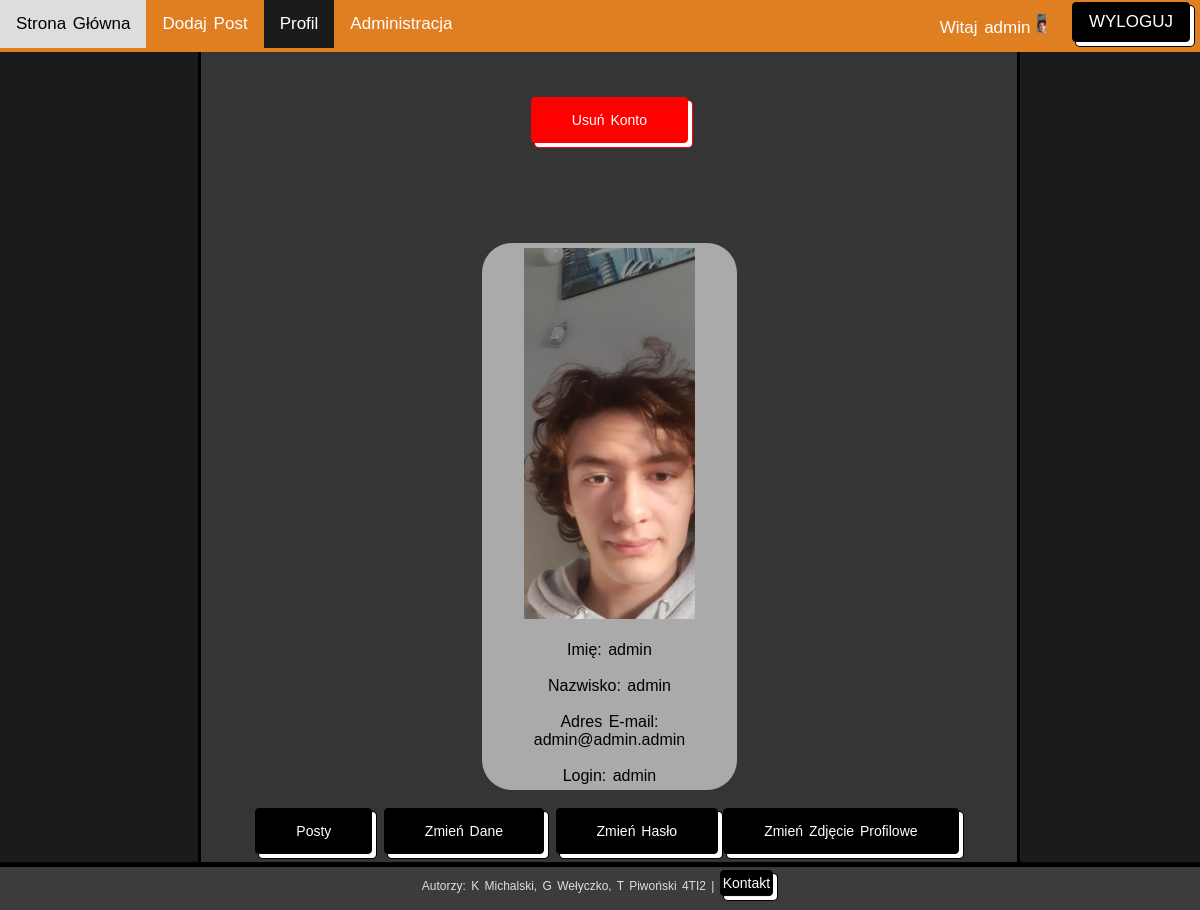
Page /profil.php?user=admin (signed in) on the committed database.
### tables this page shows
CREATE TABLE `loginy` (
  `id_uzytkownika` int NOT NULL,
  `imie` text NOT NULL,
  `nazwisko` text NOT NULL,
  `login` text NOT NULL,
  `haslo` text NOT NULL,
  `email` text NOT NULL,
  `profilowe` text NOT NULL
);

### profil.php (the view, shortened to what this page needs)
<!DOCTYPE html>
<html lang="pl">
<head>
    <link rel="stylesheet" href="style.css">
</head>
<body>
    <div class="topnav">
        <a href="main.php">Strona Główna</a>
        <?php
        echo "<a href='add_post.php?user=" . $_SESSION['logged_user'] . "'>Dodaj Post</a>";
        echo "<a class='active' href='profil.php?user=" . $_SESSION['logged_user'] . "'>Profil</a>";
        if ($_SESSION['logged_user'] == "admin") {
            echo "<a href='admin_site.php'>Administracja</a>";
        }
        ?>
        <a class="user_info, button-logout" style="float:right;margin-right:10px;" class="button-logout" href="logout.php">WYLOGUJ</a>
        <?php session_start();
        include "connect.php";
        $polaczenie = mysqli_connect($serwer, $user, $password, $basename) or die("spróbuj później");
        mysqli_query($polaczenie, "SET CHARACTER SET utf8;");
        echo "<a class='user_info' style='float:right;' href='profil.php?user=" . $_SESSION['logged_user'] . "'>";
        $login = $_SESSION['logged_user'];
        $zapytanie = "SELECT * FROM loginy WHERE `login` = '$login';";
        $kwr = mysqli_query($polaczenie, $zapytanie);
        $profilowe = mysqli_fetch_array($kwr);
        echo "Witaj $_SESSION[logged_user] <img style='height:19px;' src='profiles_pictures/$_SESSION[logged_user]/$profilowe[profilowe]'></a>"; ?>
    </div>
    <div class="wyp2">
    </div>
    <main class="main">
        <div class="left_banner">
        </div>
        <div class="middle_banner">
            <center>
                <?php
                include "connect.php";
                $polaczenie = mysqli_connect($serwer, $user, $password, $basename) or die("spróbuj później");
                $user = $_GET['user'];
                mysqli_query($polaczenie, "SET CHARACTER SET utf8;");
                $zapytanie = "SELECT * FROM `loginy` WHERE `login`='$user';";
                $wynik = mysqli_query($polaczenie, $zapytanie);
                while ($info = mysqli_fetch_assoc($wynik)) {
                    echo "<a style='margin:auto;margin-top:5%;' class='button-del' href='del_user.php?login=" . $info['login'] . "'>Usuń Konto</a>";
                    echo "<div class='display_profile_info'><img style='max-height:700px;width:70%;' src='profiles_pictures/$info[login]/$info[profilowe]'><br><br>";
                    echo "Imię: " . $info['imie'] . "<br><br>Nazwisko: " . $info['nazwisko'] . "<br><br>Adres E-mail:<br>" . $info['email'] . "<br><br>Login: " . $info['login'] . "</div><br>";
                    echo "<a class='button-50' href='user_posts.php?id=" . $info['id_uzytkownika'] . "'>Posty</a> ";
                    echo "<a style='color:white;' class='button-50' href='edit_user.php?id=" . $info['id_uzytkownika'] . "'>Zmień Dane</a> ";
                    echo "<a style='color:white;' class='button-50' href='change_password.php?id=" . $info['id_uzytkownika'] . "'>Zmień Hasło</a>";
                    echo "<a style='color:white;' class='button-50' href='change_profile_picture.php?id=" . $info['id_uzytkownika'] . "'>Zmień Zdjęcie Profilowe</a>";
                }
                ?>
            </center>
        </div>
    </main>
    <div class="wyp1">
    </div>
    <div class="footer">
        <center>
            <?php
            include 'footer.php';
            echo "$footer";
            ?>
        </center>
    </div>
</body>
</html>

### style.css (style rules this page uses)
body { background-color: rgb(27, 27, 27); font-family: "Arial Black", Gadget, sans-serif; font-size: 16px; word-spacing: 2px; color: #000000; margin: 0%; }
.button-50 { background-color: black; border: 1px solid #000; border-radius: 4px; box-shadow: #fff 4px 4px 0 0, #000 4px 4px 0 1px; box-sizing: border-box; color: #fff; cursor: pointer; display: inline-block; font-family: ITCAvantGardeStd-Bk, Arial, sans-serif; font-size: 14px; line-height: 20px; margin: 0 5px 10px 0; overflow: visible; padding: 12px 40px; text-align: center; touch-action: manipulation; vertical-align: middle; white-space: nowrap; text-decoration: none }
.button-logout { background-color: black; border: 1px solid #000; border-radius: 4px; box-shadow: #fff 4px 4px 0 0, #000 4px 4px 0 1px; box-sizing: border-box; color: #fff; cursor: pointer; font-family: ITCAvantGardeStd-Bk, Arial, sans-serif; font-size: 9px; line-height: 10px; overflow: visible; margin-top: 0.2%; text-align: center; touch-action: manipulation; vertical-align: middle; white-space: nowrap; float: right; text-decoration: none }
.button-del { background-color: rgb(255, 0, 0); border: 1px solid rgb(255, 0, 0); border-radius: 4px; box-shadow: #fff 4px 4px 0 0, rgb(255, 0, 0) 4px 4px 0 1px; box-sizing: border-box; color: #fff; cursor: pointer; display: inline-block; font-family: ITCAvantGardeStd-Bk, Arial, sans-serif; font-size: 14px; line-height: 20px; margin: 0 5px 10px 0; overflow: visible; padding: 12px 40px; text-align: center; touch-action: manipulation; vertical-align: middle; white-space: nowrap; text-decoration: none }
.topnav { background-color: rgb(224, 126, 34); overflow: hidden; width: 100%; position: fixed; top: 0; }
.topnav a { float: left; color: white; text-align: center; padding: 14px 16px; text-decoration: none; font-size: 17px; }
.topnav a.active { background-color: rgb(27, 27, 27); color: white; }
.user_info { float: right; margin-right: 10px; }
.left_banner { margin-top: 0px; display: inline-block; width: 16%; height: 100%; }
.middle_banner { padding-top: 10px; padding-bottom: 10px; margin-top: 0px; display: inline-block; background-color: rgb(53, 53, 53); width: 68%; height: 100%; align-self: center; border-left: solid black; border-right: solid black; }
.wyp1 { height: 20px; width: 100%; }
.wyp2 { height: 30px; width: 100%; }
.footer { border-top: 5px solid black; background-color: rgb(60, 60, 60); clear: both; padding-bottom: 5px; color: #ddd; font-size: 12px; bottom: 0; position: fixed; width: 100%; transition: transform 0.3s ease-out; transform: translateY(71%); }
.display_profile_info { margin-top: 100px; background-color: rgb(170, 170, 170); max-height: 20%; max-width: 30%; min-width: 230px; min-height: 100px; border-radius: 30px; padding: 5px; }

### rows in the picture
loginy: profilowe (picture), login+profilowe (picture), imie "admin", nazwisko "admin", email "admin@admin.admin", login "admin"

### other values in the picture
$_SESSION[logged_user] "admin"
